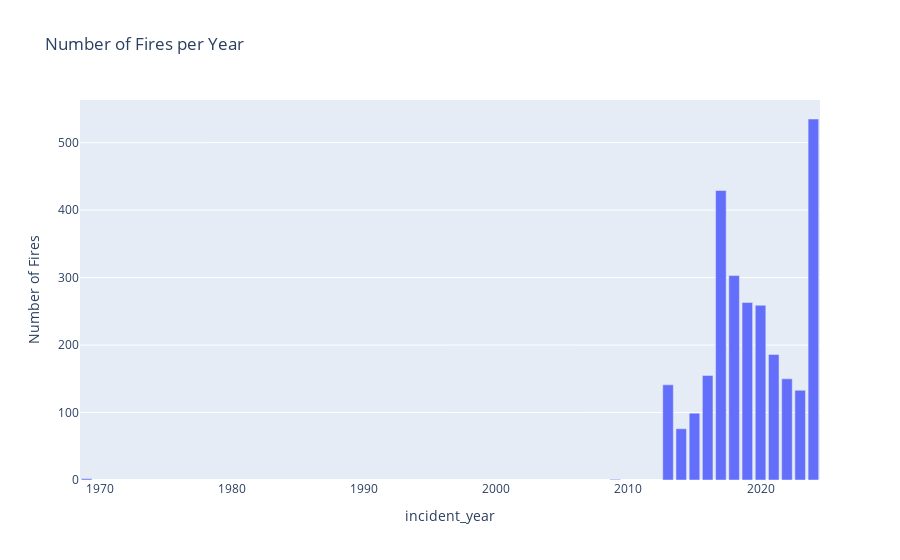
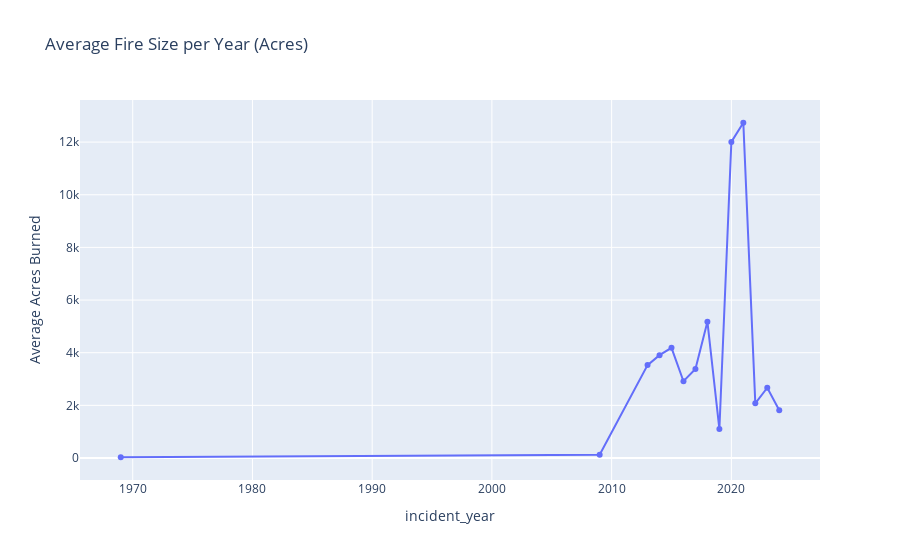

The code cell stored with these charts, in order, in its notebook:
### Markdown cell above
**(Click Here)**
23 variablew and 2732 observations

### Code cell
fig1 = px.bar(fires_per_year, x='incident_year', y='Number of Fires', title='Number of Fires per Year')
fig1.show()

fig2 = px.line(average_acres_per_year, x='incident_year', y='Average Acres Burned', title='Average Fire Size per Year (Acres)', markers=True)
fig2.show()

### Figure 1 — Plotly figure (JSON) as saved in the notebook; plotly's stock layout.template omitted (floating-point values rounded to 4 significant figures)
{"data": [{"alignmentgroup": "True", "hovertemplate": "incident_year=%{x}<br>Number of Fires=%{y}<extra></extra>", "legendgroup": "", "marker": {"color": "#636efa", "pattern": {"shape": ""}}, "name": "", "offsetgroup": "", "orientation": "v", "showlegend": false, "textposition": "auto", "type": "bar", "x": [1969, 2009, 2013, 2014, 2015, 2016, 2017, 2018, 2019, 2020, 2021, 2022, 2023, 2024], "xaxis": "x", "y": [2, 1, 141, 76, 99, 155, 429, 303, 263, 259, 186, 150, 133, 535], "yaxis": "y"}], "layout": {"autosize": true, "barmode": "relative", "legend": {"tracegroupgap": 0}, "title": {"text": "Number of Fires per Year"}, "xaxis": {"anchor": "y", "autorange": true, "domain": [0, 1], "range": [1968.0, 2024.0], "title": {"text": "incident_year"}, "type": "linear"}, "yaxis": {"anchor": "x", "autorange": true, "domain": [0, 1], "range": [0, 563.2], "title": {"text": "Number of Fires"}, "type": "linear"}}}

### Figure 2 — Plotly figure (JSON) as saved in the notebook; plotly's stock layout.template omitted (floating-point values rounded to 4 significant figures)
{"data": [{"hovertemplate": "incident_year=%{x}<br>Average Acres Burned=%{y}<extra></extra>", "legendgroup": "", "line": {"color": "#636efa", "dash": "solid"}, "marker": {"symbol": "circle"}, "mode": "lines+markers", "name": "", "orientation": "v", "showlegend": false, "type": "scatter", "x": [1969, 2009, 2013, 2014, 2015, 2016, 2017, 2018, 2019, 2020, 2021, 2022, 2023, 2024], "xaxis": "x", "y": [28.5, 122, 3528.0, 3908.0, 4184.0, 2917.0, 3379.0, 5180.0, 1099.0, 12010.0, 12740.0, 2076.0, 2669.0, 1814.0], "yaxis": "y"}], "layout": {"autosize": true, "legend": {"tracegroupgap": 0}, "title": {"text": "Average Fire Size per Year (Acres)"}, "xaxis": {"anchor": "y", "autorange": true, "domain": [0, 1], "range": [1966.0, 2027.0], "title": {"text": "incident_year"}, "type": "linear"}, "yaxis": {"anchor": "x", "autorange": true, "domain": [0, 1], "range": [-1020.0, 13780.0], "title": {"text": "Average Acres Burned"}, "type": "linear"}}}
